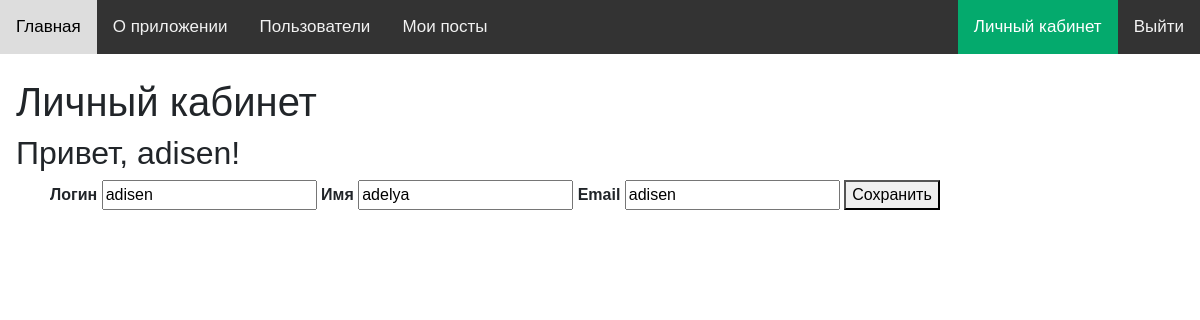
/account (signed in), run on the app's committed database.
### tables this page shows
CREATE TABLE user_profile (
                user_id INTEGER PRIMARY KEY AUTOINCREMENT, -- Уникальный ID пользователя
                name TEXT, -- Имя пользователя
                email TEXT, -- Email пользователя
                role TEXT DEFAULT 'user',
                login TEXT NOT NULL UNIQUE,        -- Логин, который должен быть уникальным
                FOREIGN KEY (login) REFERENCES passwords(login) ON DELETE CASCADE
);

### main.py (the view, shortened to what this page needs)
@app.route('/account', methods=('GET', 'POST'))
def account():
    conn = get_db_connection()
    current_login = session['username']
    user = conn.execute('SELECT login, name, email FROM user_profile WHERE login = ?', (current_login,)).fetchone()
    return render_template('account/account.html', user=user)

### main.py (called while the page is built)
def get_db_connection():
    conn = sqlite3.connect('blog.db')
    conn.row_factory = sqlite3.Row
    return conn

### templates/account/account.html (shortened to what this page needs)
{% extends "base.html" %}
{% block content %}
<h1>Личный кабинет</h1>
<h2>Привет, {{ session['username'] }}!</h2>
<form method="POST">
  <div class="container">
    <label for="login"><b>Логин</b></label>
    <input type="text" placeholder="" id="login" name="login" value="{{ user['login'] }}" readonly>
    <label for="name"><b>Имя</b></label>
    <input type="text" placeholder="" id="name" name="name" value="{{ user['name'] }}">
    <label for="email"><b>Email</b></label>
    <input type="text" placeholder="" id="email" name="email" value="{{ user['email'] }}">
    <button type="submit">Сохранить</button>
  </div>
</form>
{% endblock %}

### static/css/index.css (style rules this page uses)
body { margin: 0; font-family: Arial, Helvetica, sans-serif; }

### data on the page
user_profile: login "adisen", name "adelya", email "adisen"

### other printed values
{{ session['username'] }} "adisen"
